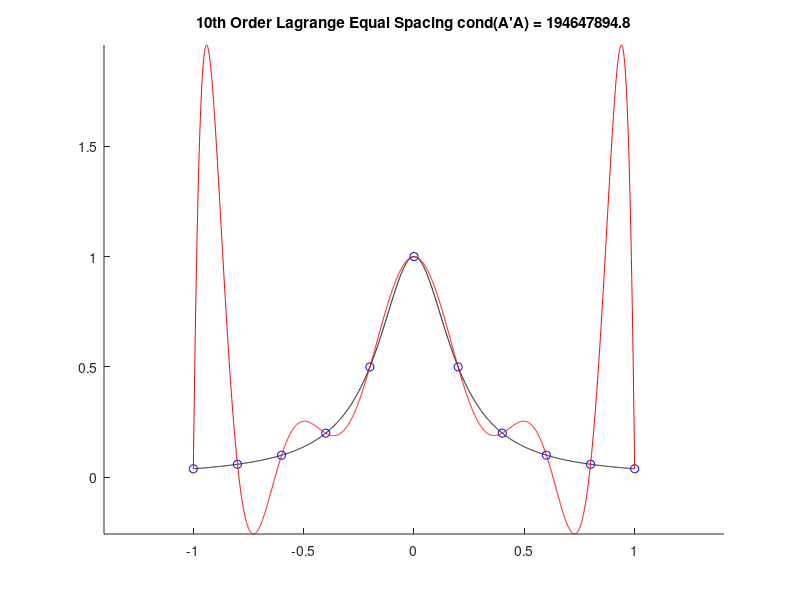
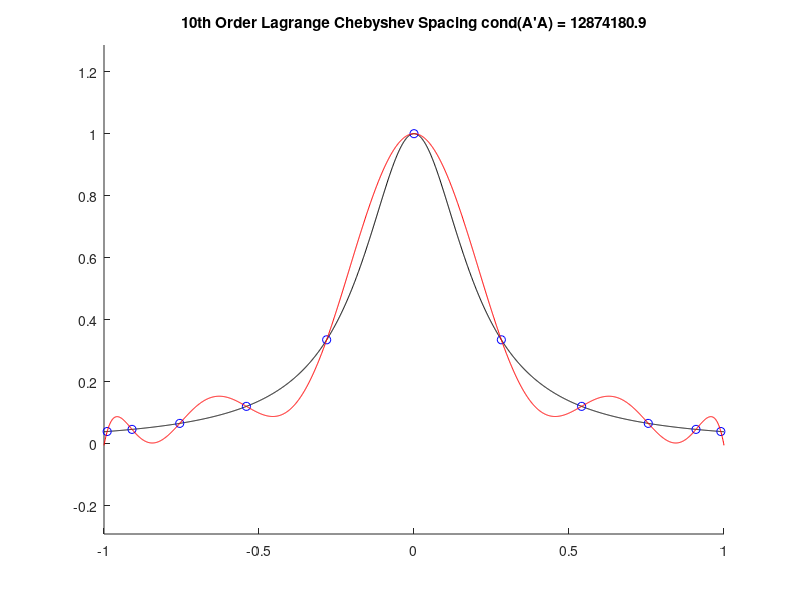

These charts were generated, in order, by the following MATLAB code: (Note: this script raises an error after producing the figures.)
%
% Illustrates polynomial fits to the Runge example (or half of an
% ellipse) through Lagrange polynomials with equal and Chebychev node
% spacing.  A fit using a Chebyshev polynomial is also generated, and
% the condition number of the associated information matrix for all
% fits is generated.  Barycentric Lagrange interpolation is also
% illustrated.
%
% The sample functions are are designed to be generated on a range of
% [-1, 1].  No normalization of the independent parameter
% (shifting/scaling) is performed for this example.
%
% Kurt Motekew  2025/03/15
%

%

close all;
clear;

  % Top part of an ellipse
%f = @(x) 0.5*sqrt(1 - x.*x);
  % Runge example
f = @(x) 1./(1 + 25*x.*x);

  % True function values (lots of points to capture ellipse shape
  % for when that function is chosen)
x = [-1:.001:1]';
y = f(x);

%
% Lagrange polynomial
%

  % Equal spacing polynomial nodes - order will be one less than the number
  % of fit points resulting in a polynomial passing through each point
xo = [-1:.2:1]';
yo = f(xo);
  % Number of nodes and polynomial order
n = size(xo,1);
order = n-1;

  % Vandermonde Matrix using equally spaced nodes
A = zeros(n);
A(:,1) = ones(size(xo));
for ii = 2:n
  A(:,ii) = xo.*A(:,ii-1);
end
  % Information matrix - output condition with plot
  % Solve using matrix inversion for illustrative purposes
  % vs. proper matrix decomposition and backwards substitution
F = (A'*A);
p = F^-1*A'*yo;
yp = zeros(size(x));
for ii = 1:n 
  yp = yp + p(ii)*x.^(ii-1);
end

figure;  hold on;
plot(x, y, '-k');
plot(xo, yo, 'ob');
plot(x, yp, '-r');
stitle = sprintf('%ith Order Lagrange Equal Spacing cond(A''A) = %1.1f',...
                 order, cond(F));
title(stitle);
axis equal;

%
% Lagrange polynomial with Chebyshev node spacing
%

  % Compute new fit points, but keep order and fit method the same
k = [1:n]';
xo = cos(0.5*pi*(2*k-1)/n);
yo = f(xo);

  % Vandermonde Matrix using Chebyshev node spacing
A = zeros(n);
A(:,1) = ones(size(xo));
for ii = 2:n
  A(:,ii) = xo.*A(:,ii-1);
end
F = (A'*A);
p = F^-1*A'*yo;
yp = zeros(size(x));
for ii = 1:n 
  yp = yp + p(ii)*x.^(ii-1);
end

figure;  hold on;
plot(x, y, '-k');
plot(xo, yo, 'ob');
plot(x, yp, '-r');
stitle = sprintf('%ith Order Lagrange Chebyshev Spacing cond(A''A) = %1.1f',...
                 order, cond(F));
title(stitle);
axis equal;

%
% Chebyshev polynomial
%

  % Chebyshev points of the 1st kind
  % Repeat for convenience of reference
k = [1:n]';
xo = cos(0.5*pi*(2*k-1)/n)
yo = f(xo);
  % Fit using Chebyshev polynomials
T = zeros(n, order+1);
for ii = 1:n
  T(ii,:) = mth_tpoly(order, xo(ii));
end
F = (T'*T);
C = F^-1;
pt = C*T'*yo;
yt = zeros(size(x));
yz = zeros(size(x));
for ii = 1:size(x,1) 
  yt(ii) = mth_tpoly(order, x(ii))*pt;      % Should vectorize mth_tpoly...
  yz(ii) = sum(mth_tpoly(order, x(ii)));
end

figure;  hold on;
plot(x, y, '-k');
plot(xo, yo, 'ob');
plot(x, yt, '-r');
plot(x, yz, '-c');
stitle = sprintf('%ith Order Chebyshev cond(T''T) = %1.1f', order, cond(F));
title(stitle);
axis equal;

%
% Barycentric interpolation
%
% From:  Jean-Paul Berrut and Lloyd N. Trefethen,
%        Barycentric Lagrange Interpolation,
%        SIAM Review Vol. 46. No. 3. pp 501-517
%        2004 Society for Industrial and Applied Mathematics
%

  % Chebyshev points of the 2nd kind
xo = cos(pi*(0:order)'/order);
yo = f(xo);
c = [1/2 ; ones(order-1,1) ; 1/2].*(-1).^((0:order)');
numer = zeros(size(x));
denom = zeros(size(x));
for jj = 1:n
  xdiff = x - xo(jj);
  temp = c(jj)./xdiff;
  numer = numer + temp*yo(jj);
  denom = denom + temp;
end
yb = numer./denom;

figure;  hold on;
plot(x, y, '-k');
plot(xo, yo, 'ob');
plot(x, yb, '-r');
stitle = sprintf('%ith Order Barycentric', order);
title(stitle);
axis equal;

fprintf('\n');
